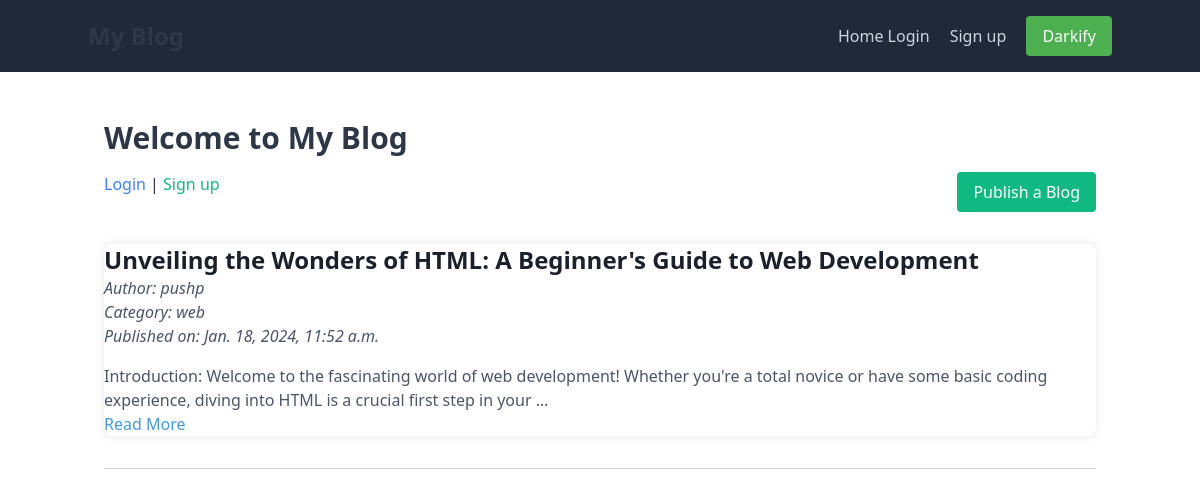
The page / on the database its author committed.
### blog/models.py (models this page shows, shortened)
class Blog(models.Model):
    title = models.CharField(max_length=200)
    content = models.TextField()
    author = models.ForeignKey(User, on_delete=models.CASCADE)
    created_at = models.DateTimeField(auto_now_add=True)
    category = models.ForeignKey(Category, on_delete=models.SET_NULL, null=True, blank=True)

class Category(models.Model):
    name = models.CharField(max_length=50)

### blog/views.py (the view)
# urls.py: path('', home, name='home'),
def home(request):
    blogs = Blog.objects.all()
    return render(request, 'home.html', {'blogs': blogs})

### blog/templates/home.html (shortened to what this page needs)
<!DOCTYPE html>
<html lang="en">
<head>
    <link href="https://cdn.jsdelivr.net/npm/tailwindcss@2.2.19/dist/tailwind.min.css" rel="stylesheet">
</head>
<body class="font-sans">
    <header class="bg-gray-800 text-white py-4">
        <div class="container mx-auto flex items-center justify-between">
            <h1 class="text-2xl font-bold">My Blog</h1>
            <nav>
                <a href="/">Home</a>
                {% if user.is_authenticated %}
                    <a href="{% url 'publish_blog' %}" class="mr-4 hover:text-gray-300">Publish Blog</a>
                    <a href="{% url 'logout' %}" class="hover:text-gray-300">Logout</a>
                {% else %}
                    <a href="{% url 'login' %}" class="mr-4 hover:text-gray-300">Login</a>
                    <a href="{% url 'signup' %}" class="hover:text-gray-300 mr-4">Sign up</a>
                {% endif %}
                <button id="darkModeToggle" class="toggle-button">Darkify</button>
            </nav>
        </div>
    </header>
    <div class="container mx-auto p-4 mt-8">
        <h1 class="text-3xl font-bold mb-4">Welcome to My Blog</h1>
        <div class="flex mb-8">
            {% if user.is_authenticated %}
                <p class="mr-4">Hello, <span class="font-bold">{{ user.username }}</span>!</p>
            {% else %}
                <p><a href="{% url 'login' %}" class="text-blue-500">Login</a> | <a href="{% url 'signup' %}" class="text-green-500">Sign up</a></p>
            {% endif %}
            <a href="{% url 'publish_blog' %}" class="ml-auto px-4 py-2 bg-green-500 text-white rounded hover:bg-green-600">Publish a Blog</a>
        </div>
        <ul>
            {% for blog in blogs %}
                <li class="mb-8 blog-card">
                    <strong class="text-2xl blog-title">{{ blog.title }}</strong><br>
                    <em class="text-gray-600 author">Author: {{ blog.author.username }}</em><br>
                    {% if blog.category %}
                        <em class="text-gray-600 category">Category: {{ blog.category.name }}</em><br>
                    {% endif %}
                    <em class="text-gray-600 published-date">Published on: {{ blog.created_at }}</em><br>
                    <p class="mt-4 text-gray-800 blog-content">{{ blog.content|truncatewords:30 }}</p>
                    <a href="{% url 'read_more' blog.id %}" class="text-blue-500 read-more">Read More</a>
                </li>
                <hr class="border-t border-gray-300 my-8">
            {% endfor %}
        </ul>
    </div>
</body>
</html>

### blog/templates/home.html (style rules this page uses)
body { transition: background-color 0.3s, color 0.3s; color: #2d3748; }
header { background-color: #2d3748; }
header a { color: #cbd5e0; }
h1 { color: #2d3748; }
.blog-card { background-color: #fff; border-radius: 8px; box-shadow: 0 0 10px rgba(0, 0, 0, 0.1); transition: transform 0.3s; }
.blog-title { color: #1a202c; }
.author { color: #4a5568; }
.category { color: #4a5568; }
.published-date { color: #4a5568; }
.blog-content { color: #4a5568; }
.read-more { color: #4299e1; }
.toggle-button { background-color: #4caf50; color: #fff; border: none; padding: 8px 16px; border-radius: 4px; cursor: pointer; transition: background-color 0.3s; }

### rows shown on the page
Blog: title "Unveiling the Wonders of HTML: A Beginner's Guide to Web Development", author.username "pushp", category.name "web", created_at "Jan. 18, 2024, 11:52 a.m.", content "Introduction: Welcome to the fascinating world of web development! Whether you're a total novice or have some basic coding experience, diving into HTML is a crucial first step in your …"
